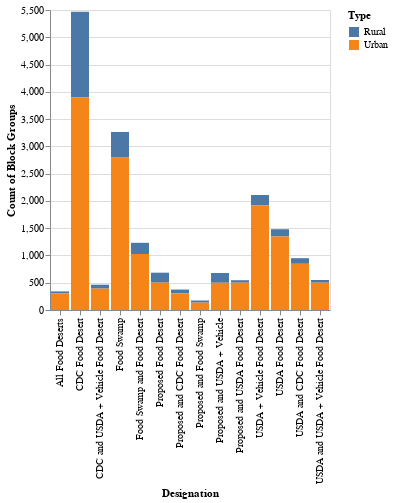

The notebook cell saved with this chart:
### Code cell
# plot number of block groups in each designation
df_counts_r = pd.DataFrame(df_overlap_households.transpose()['Rural']).rename(columns={'Rural': 'Count'})
df_counts_r['Type'] = 'Rural'
df_counts_u = pd.DataFrame(df_overlap_households.transpose()['Urban']).rename(columns={'Urban': 'Count'})
df_counts_u['Type'] = 'Urban'
df_counts = pd.concat([df_counts_r, df_counts_u], axis=0).reset_index()
df_counts['index'] = df_counts['index'].map({'Food Desert CDC': 'CDC Food Desert', 'Food Desert USDA Vehicle': 'USDA + Vehicle Food Desert', 
                                                     'food_swamp_flag': 'Food Swamp', 'overlap_cdc_usdavehicle': 'CDC and USDA + Vehicle Food Desert', 
                                                     'USDA Food Desert': 'USDA Food Desert', 'overlap_swamp_desert': 'Food Swamp and Food Desert', 
                                                     'overlap_usda_cdc': 'USDA and CDC Food Desert', 'overlap_usda_usdavehicle': 'USDA and USDA + Vehicle Food Desert',
                                                     'Proposed Food Desert Definition': 'Proposed Food Desert', 'overlap_new_usda': 'Proposed and USDA Food Desert',
                                                     'overlap_new_cdc': 'Proposed and CDC Food Desert', 'overlap_new_usdavehicle': 'Proposed and USDA + Vehicle',
                                                     'overlap_new_swamp': 'Proposed and Food Swamp', 'food_desert_all': 'All Food Deserts'})
df_counts

alt.Chart(df_counts).mark_bar().encode(
    x=alt.X('index:N').axis(title='Designation'),
    y=alt.Y('Count:Q').axis(title='Count of Block Groups'),
    color='Type'
)

### Figure 1 — Vega-Lite specification as saved in the notebook (floating-point values rounded to 4 significant figures)
{"config": {"view": {"continuousWidth": 300, "continuousHeight": 300}}, "data": {"name": "data-601bec6487293829de28df74d896dcdb"}, "mark": {"type": "bar"}, "encoding": {"color": {"field": "Type", "type": "nominal"}, "x": {"axis": {"title": "Designation"}, "field": "index", "type": "nominal"}, "y": {"axis": {"title": "Count of Block Groups"}, "field": "Count", "type": "quantitative"}}, "$schema": "https://vega.github.io/schema/vega-lite/v5.20.1.json", "datasets": {"data-601bec6487293829de28df74d896dcdb": [{"index": "Food Swamp", "Count": 470, "Type": "Rural"}, {"index": "USDA Food Desert", "Count": 134, "Type": "Rural"}, {"index": "CDC Food Desert", "Count": 1574, "Type": "Rural"}, {"index": "USDA + Vehicle Food Desert", "Count": 192, "Type": "Rural"}, {"index": "Proposed Food Desert", "Count": 183, "Type": "Rural"}, {"index": "USDA and USDA + Vehicle Food Desert", "Count": 50, "Type": "Rural"}, {"index": "USDA and CDC Food Desert", "Count": 103, "Type": "Rural"}, {"index": "CDC and USDA + Vehicle Food Desert", "Count": 72, "Type": "Rural"}, {"index": "Food Swamp and Food Desert", "Count": 205, "Type": "Rural"}, {"index": "Proposed and USDA Food Desert", "Count": 46, "Type": "Rural"}, {"index": "Proposed and CDC Food Desert", "Count": 69, "Type": "Rural"}, {"index": "Proposed and USDA + Vehicle", "Count": 179, "Type": "Rural"}, {"index": "Proposed and Food Swamp", "Count": 39, "Type": "Rural"}, {"index": "All Food Deserts", "Count": 35, "Type": "Rural"}, {"index": "Food Swamp", "Count": 2794, "Type": "Urban"}, {"index": "USDA Food Desert", "Count": 1347, "Type": "Urban"}, {"index": "CDC Food Desert", "Count": 3895, "Type": "Urban"}, {"index": "USDA + Vehicle Food Desert", "Count": 1916, "Type": "Urban"}, {"index": "Proposed Food Desert", "Count": 501, "Type": "Urban"}, {"index": "USDA and USDA + Vehicle Food Desert", "Count": 500, "Type": "Urban"}, {"index": "USDA and CDC Food Desert", "Count": 847, "Type": "Urban"}, {"index": "CDC and USDA + Vehicle Food Desert", "Count": 392, "Type": "Urban"}, {"index": "Food Swamp and Food Desert", "Count": 1027, "Type": "Urban"}, {"index": "Proposed and USDA Food Desert", "Count": 500, "Type": "Urban"}, {"index": "Proposed and CDC Food Desert", "Count": 306, "Type": "Urban"}, {"index": "Proposed and USDA + Vehicle", "Count": 499, "Type": "Urban"}, {"index": "Proposed and Food Swamp", "Count": 135, "Type": "Urban"}, {"index": "All Food Deserts", "Count": 306, "Type": "Urban"}]}}
